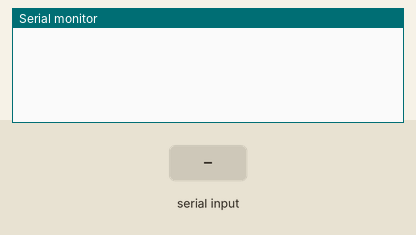
Bench run of a sketch on a simulated Arduino Uno, built with avr-gcc and run on an emulated ATmega328P. On the bench: the last lines printed to the serial monitor. The test bench sets the inputs (shaded band).

Above: at 1.2 s.
1.3 s: "90,45\n" received over Serial
At 2.1 s:
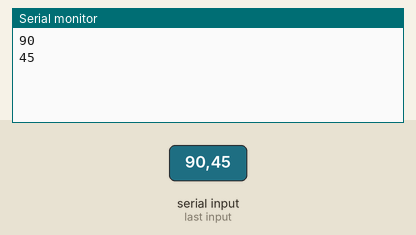
2.8 s: "30,150\n" received over Serial
At 4.2 s:
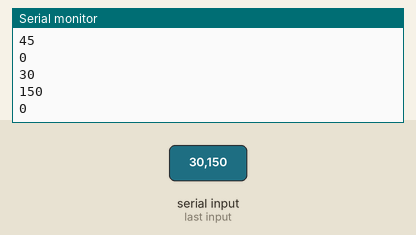
Timing chart, 0 to 5.8 s (numbered marks = the images above; inputs shaded):
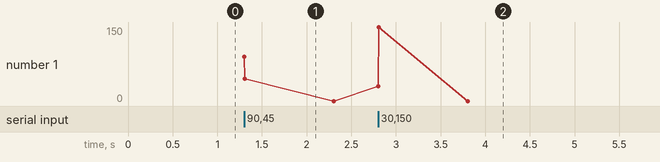

The sketch:

COM_Monitor.ino
```cpp
void setup()
{
   Serial.begin(9600);
  // Serial.print("Hello, World");
  // Serial.println("Hi, how ar u");

  // String mystring = "smth";
  // Serial.println(mystring);

  // float pi = 3.1415926535;
  // Serial.println(pi, 3);

  // int newVal = 1234;
  // Serial.println(newVal, DEC);
  // Serial.println(newVal, HEX);
  // Serial.println(newVal, OCT);
  // Serial.println(newVal, BIN);
}

void loop()
{
  if (Serial.available() > 0) {
    int in_data = Serial.parseInt();
    Serial.println((int)in_data);
  }
}
```

Measured:
- after the input at 1.3 s, the serial monitor: prints a new line at once (image 1)
- after the input at 2.8 s, the serial monitor: prints a new line at once (image 2)
